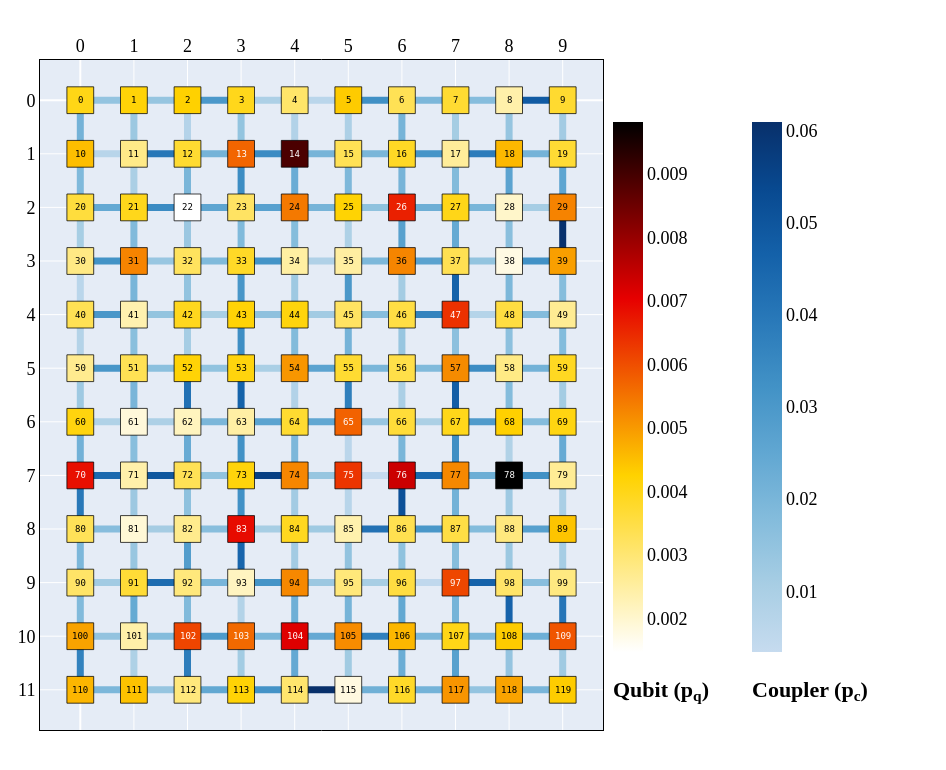

Here is the notebook cell this chart was saved with:
### Markdown cell above
## Demo Data

### Code cell
from qsnow.interface.lattice import SQUARE
import numpy as np
# A dense-lattice device with independently measured qubit and coupler rates: couplers
# average roughly an order of magnitude worse, as they do on real hardware.
rng = np.random.default_rng(7)
device_demo = Chip(10, 12, lattice=SQUARE)
for q in device_demo.qubits:
    q.noise.p = float(np.clip(rng.lognormal(np.log(0.004), 0.40), 1e-6, 0.7))
for cp in device_demo.couplers:
    cp.noise.p = float(np.clip(rng.lognormal(np.log(0.020), 0.55), 1e-6, 0.7))
device_demo.show(style=device_heatmap_style(device_demo, labels=True, label_size=9, axis_labels=True))
